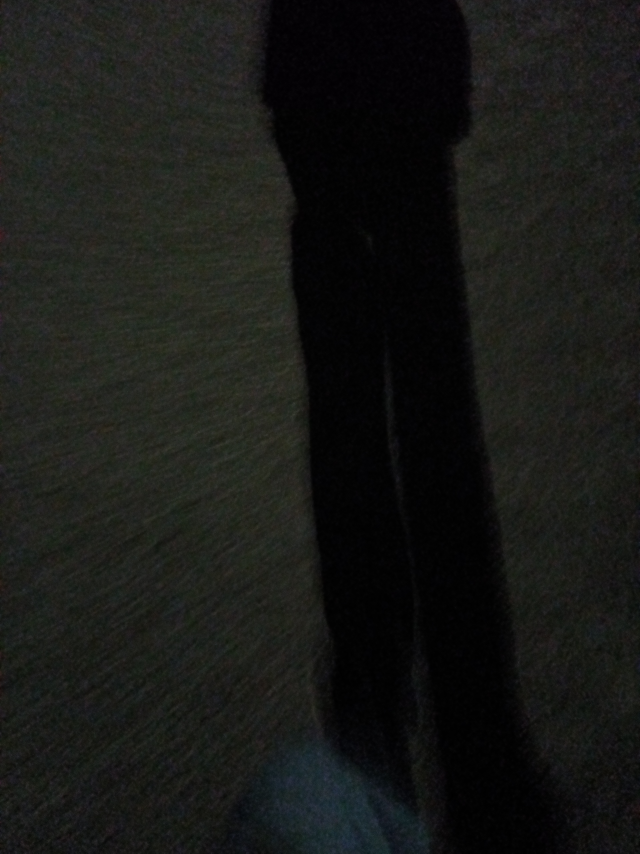
#> input picture temp_quantum_frame.jpg, 1920 x 2560 px (shown at 1/3 size)
$ python quantum_camera_app_lite.py
#> lines starting #> are read from the running program, lines starting #| are printed output that depends on the picture
#!/usr/bin/env python3
"""
Quantum Camera App LITE - No OpenCV dependencies
Uses PIL/Pillow for image processing
"""

import subprocess
import time
import numpy as np
from PIL import Image
from datetime import datetime
import json
import os
from pathlib import Path

class QuantumCameraDetectorLite:
    def __init__(self):
        self.detection_threshold = 0.7

    def analyze_frame(self, image_path):
        """Analyze image for quantum signatures using PIL"""
        img = Image.open(image_path)
        img_array = np.array(img)

        quantum_score = 0.0
        signatures = []

        # Convert to grayscale
        if len(img_array.shape) == 3:
            gray = np.mean(img_array, axis=2).astype(np.uint8)
        else:
            gray = img_array

        # 1. INTERFERENCE PATTERNS (FFT analysis)
        interference = self.detect_interference(gray)
        if interference > 0.5:
            quantum_score += 0.3
            signatures.append("interference_pattern")

        # 2. ENTANGLEMENT (pixel correlations)
        entanglement = self.detect_entanglement(img_array)
        if entanglement > 0.6:
            quantum_score += 0.25
            signatures.append("entanglement_correlation")

        # 3. SUPERPOSITION (color diversity)
        superposition = self.detect_superposition(img_array)
        if superposition > 0.5:
            quantum_score += 0.2
            signatures.append("superposition_state")

        # 4. TUNNELING (sharp transitions)
        tunneling = self.detect_tunneling(gray)
        if tunneling > 0.4:
            quantum_score += 0.15
            signatures.append("tunneling_event")

        # 5. WAVE-PARTICLE DUALITY
        duality = self.detect_duality(gray)
        if duality > 0.5:
            quantum_score += 0.1
            signatures.append("wave_particle_duality")

        return quantum_score, signatures

    def detect_interference(self, gray):
        """Detect interference patterns using FFT"""
        f_transform = np.fft.fft2(gray)
        f_shift = np.fft.fftshift(f_transform)
        magnitude = np.abs(f_shift)

        threshold = np.mean(magnitude) + 2 * np.std(magnitude)
        peaks = np.sum(magnitude > threshold)

        return min(peaks / 100.0, 1.0)

    def detect_entanglement(self, img_array):
        """Detect correlations between image regions"""
        h, w = img_array.shape[:2]

        q1 = img_array[0:h//2, 0:w//2].flatten()
        q2 = img_array[0:h//2, w//2:w].flatten()
        q3 = img_array[h//2:h, 0:w//2].flatten()
        q4 = img_array[h//2:h, w//2:w].flatten()

        corr_12 = np.corrcoef(q1, q2)[0, 1]
        corr_34 = np.corrcoef(q3, q4)[0, 1]

        return np.mean([abs(corr_12), abs(corr_34)])

    def detect_superposition(self, img_array):
        """Detect multiple dominant states (colors)"""
        if len(img_array.shape) == 3:
            # Count unique colors
            unique_colors = len(np.unique(img_array.reshape(-1, img_array.shape[2]), axis=0))
            score = min(unique_colors / 1000.0, 1.0)
        else:
            # Grayscale - check histogram spread
            hist, _ = np.histogram(img_array, bins=50)
            peaks = np.sum(hist > np.max(hist) * 0.1)
            score = min(peaks / 10.0, 1.0)

        return score

    def detect_tunneling(self, gray):
        """Detect sharp transitions"""
        # Simple gradient using numpy
        grad_x = np.abs(np.diff(gray, axis=1))
        grad_y = np.abs(np.diff(gray, axis=0))

        threshold = np.mean(grad_x) + np.std(grad_x)
        tunneling_pixels = np.sum(grad_x > threshold)

        return min(tunneling_pixels / (gray.size * 0.1), 1.0)

    def detect_duality(self, gray):
        """Detect wave-particle duality"""
        # Edge density
        grad_x = np.abs(np.diff(gray, axis=1))
        edge_density = np.sum(grad_x > 50) / gray.size

        # Smoothness
        variance = np.var(gray)

        return min(edge_density * variance / 1000, 1.0)

    def save_quantum_event(self, image_path, quantum_score, signatures):
        """Save detected quantum event"""
        timestamp = datetime.now().strftime("%Y%m%d_%H%M%S")

        os.makedirs("quantum_detections", exist_ok=True)

        # Copy image
        img = Image.open(image_path)
        filename = f"quantum_detections/quantum_{timestamp}.jpg"
        img.save(filename)

        # Save metadata
        metadata = {
            "timestamp": timestamp,
            "quantum_score": float(quantum_score),
            "signatures": signatures,
            "threshold": self.detection_threshold
        }

        json_file = f"quantum_detections/quantum_{timestamp}.json"
        with open(json_file, 'w') as f:
            json.dump(metadata, f, indent=2)

        print(f"⚛️ Quantum event saved: {filename}")
        return filename

class QuantumCameraAppLite:
    def __init__(self, camera_id=0):
        self.camera_id = camera_id
        self.detector = QuantumCameraDetectorLite()
        self.temp_photo = "temp_quantum_frame.jpg"
        self.running = False

    def capture_frame(self):
        """Capture frame using termux-camera-photo"""
        try:
            subprocess.run([
                'termux-camera-photo',
                '-c', str(self.camera_id),
                self.temp_photo
            ], check=True, capture_output=True)

            return self.temp_photo
        except Exception as e:
            print(f"❌ Camera capture error: {e}")
            return None

    def run_detection_loop(self, interval=2.0):
        """Run continuous quantum detection"""
        print("\n" + "="*60)
        print("⚛️  QUANTUM CAMERA DETECTOR LITE ACTIVE  ⚛️")
        print("="*60)
        print(f"Camera ID: {self.camera_id}")
        print(f"Detection threshold: {self.detector.detection_threshold}")
        print(f"Capture interval: {interval}s")
        print("\nPress Ctrl+C to stop\n")

        self.running = True
        frame_count = 0
        quantum_detections = 0

        try:
            while self.running:
                frame_count += 1
                print(f"\n📷 Frame {frame_count} - Capturing...")

                image_path = self.capture_frame()

                if image_path:
                    quantum_score, signatures = self.detector.analyze_frame(image_path)

                    self.display_results(quantum_score, signatures)

                    if quantum_score > self.detector.detection_threshold:
                        quantum_detections += 1
                        print(f"\n🎉 QUANTUM MANIFESTATION DETECTED! 🎉")
                        self.detector.save_quantum_event(image_path, quantum_score, signatures)

                    detection_rate = (quantum_detections / frame_count) * 100
                    print(f"\n📊 Stats: {quantum_detections}/{frame_count} quantum events ({detection_rate:.1f}%)")

                time.sleep(interval)

        except KeyboardInterrupt:
            print("\n\n⚛️ Quantum detection stopped by user")
            self.running = False

        print("\n" + "="*60)
        print("FINAL STATISTICS")
        print("="*60)
        print(f"Total frames: {frame_count}")
        print(f"Quantum events: {quantum_detections}")
        print(f"Detection rate: {(quantum_detections/frame_count)*100:.1f}%")
        print("="*60)

    def display_results(self, quantum_score, signatures):
        """Display detection results"""
        print("\n" + "─"*60)
        print(f"⚛️  QUANTUM SCORE: {quantum_score:.3f}")
        print("─"*60)

        bar_length = 50
        filled = int(bar_length * quantum_score)
        bar = "█" * filled + "░" * (bar_length - filled)

        if quantum_score < 0.3:
            color = "\033[94m"
            status = "LOW"
        elif quantum_score < 0.7:
            color = "\033[93m"
            status = "MEDIUM"
        else:
            color = "\033[91m"
            status = "HIGH"

        print(f"{color}[{bar}] {status}\033[0m")

        if signatures:
            print("\n✓ Quantum Signatures:")
            for sig in signatures:
                print(f"  • {sig}")
        else:
            print("\n○ No quantum signatures")

        print("─"*60)

def main():
    print("""
╔═══════════════════════════════════════════════════════════╗
║                                                           ║
║      ⚛️  QUANTUM CAMERA DETECTOR LITE v1.0  ⚛️            ║
║                                                           ║
║     Detect quantum manifestations in real-time!          ║
║              (Lightweight - No OpenCV!)                  ║
║                                                           ║
╚═══════════════════════════════════════════════════════════╝
    """)

    print("\nSelect mode:")
    print("1. Continuous detection")
    print("2. Single-shot")
    print("3. Burst mode (5 captures)")

    choice = input("\nChoice (1-3): ").strip() or "1"
#> the answer given: 1

    print("\nCamera:")
    print("0. Back camera")
    print("1. Front camera")
    camera_id = int(input("Camera ID (0-1): ").strip() or "0")
#> the answer given: 1

    app = QuantumCameraAppLite(camera_id=camera_id)

    if choice == "1":
        interval = float(input("Interval (seconds, default 2.0): ").strip() or "2.0")
#> the answer given: 3
        app.run_detection_loop(interval=interval)
#> in analyze_frame, img is the input picture: PIL image 1920x2560 RGB; mean R, G, B 24, 25.1, 22.5
#> in detect_interference, `threshold = np.mean(magnitude) + 2 * np.std(magnitude)`: threshold = 125875.6
#> in detect_interference, `peaks = np.sum(magnitude > threshold)`: peaks = 3654
#> in analyze_frame, `interference = self.detect_interference(gray)`: interference = 1
#> in detect_entanglement, `corr_12 = np.corrcoef(q1, q2)[0, 1]`: corr_12 = -0.164
#> in detect_entanglement, `corr_34 = np.corrcoef(q3, q4)[0, 1]`: corr_34 = 0.105
#> in analyze_frame, `entanglement = self.detect_entanglement(img_array)`: entanglement = 0.134
#> in detect_superposition, `unique_colors = len(np.unique(img_array.reshape(-1, img_array.shape[2]..`: unique_colors = 6943
#> in detect_superposition, `score = min(unique_colors / 1000.0, 1.0)`: score = 1
#> in detect_tunneling, `grad_x = np.abs(np.diff(gray, axis=1))`:
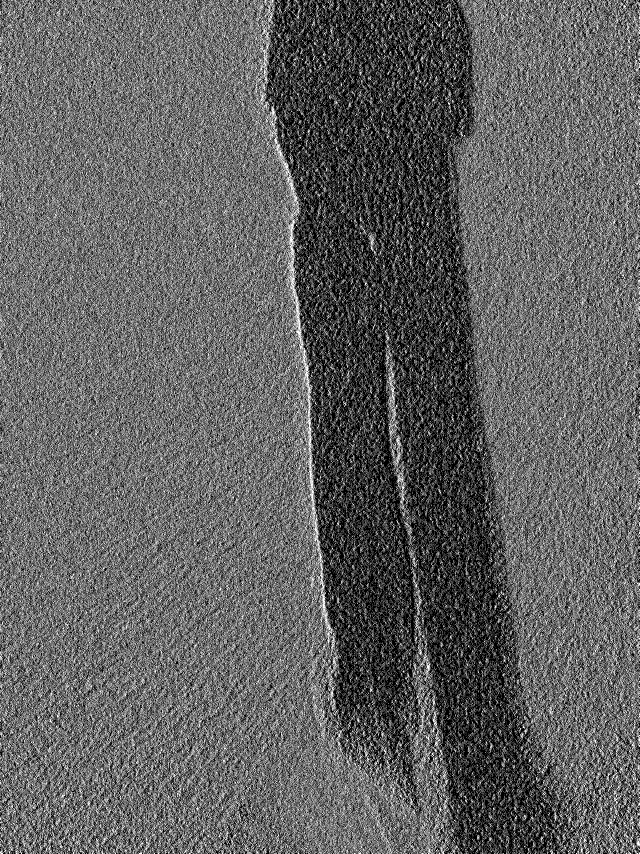
#> grad_x: shape (2560, 1919) (shown at 1/3 size); min 0, max 255, mean 97.2
#> in detect_tunneling, `grad_y = np.abs(np.diff(gray, axis=0))`:
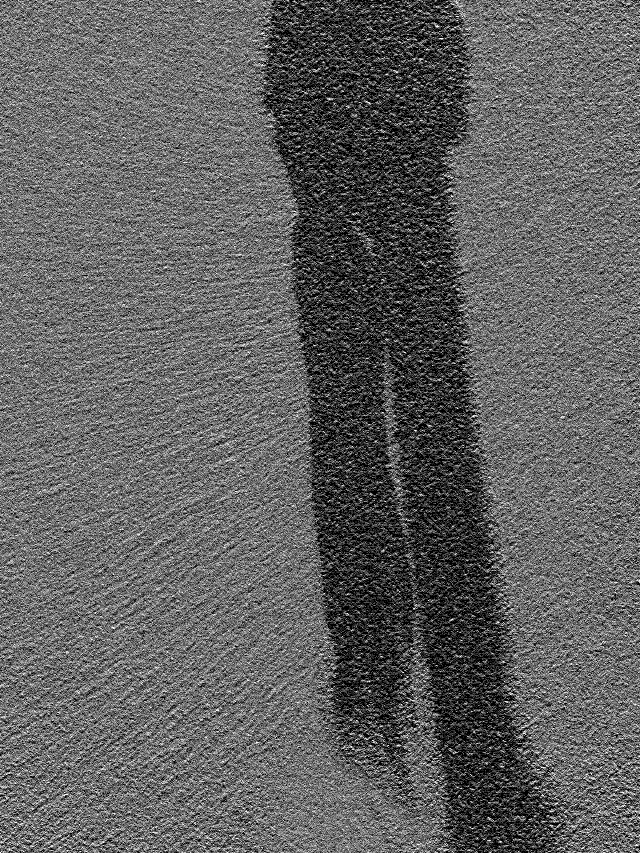
#> grad_y: shape (2559, 1920) (shown at 1/3 size); min 0, max 255, mean 96.7
#> in detect_tunneling, `threshold = np.mean(grad_x) + np.std(grad_x)`: threshold = 219.3
#> in detect_tunneling, `tunneling_pixels = np.sum(grad_x > threshold)`: tunneling_pixels = 1865908
#> in analyze_frame, `tunneling = self.detect_tunneling(gray)`: tunneling = 1
#> in detect_duality, `edge_density = np.sum(grad_x > 50) / gray.size`: edge_density = 0.38
#> in detect_duality, `variance = np.var(gray)`: variance = 186.4
#> in analyze_frame, `duality = self.detect_duality(gray)`: duality = 0.0708
    elif choice == "2":
        image_path = app.capture_frame()
        if image_path:
            score, sigs = app.detector.analyze_frame(image_path)
            app.display_results(score, sigs)
    elif choice == "3":
        for i in range(5):
            print(f"\nCapture {i+1}/5...")
            image_path = app.capture_frame()
            if image_path:
                score, sigs = app.detector.analyze_frame(image_path)
                app.display_results(score, sigs)
            time.sleep(0.5)

    print("\n✨ Complete! ✨\n")

if __name__ == "__main__":
#> (the run stopped early here; a loop or call above may not have finished)
